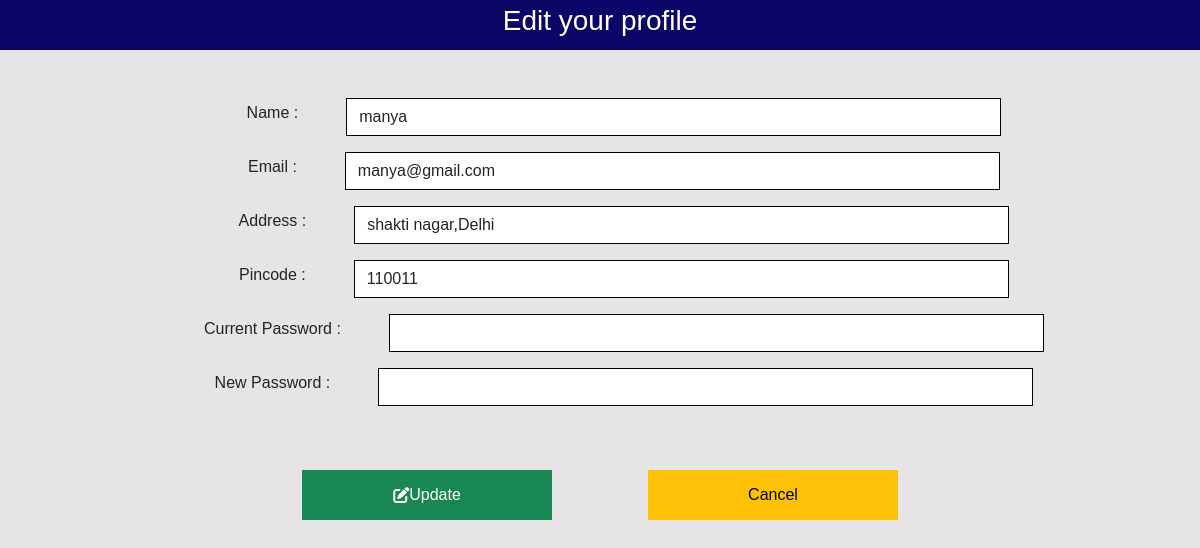
/profile/edit (signed in), run on the app's committed database.
### models.py (models this page shows)
class User(db.Model):
    id = db.Column(db.Integer, primary_key=True)
    name=db.Column(db.String(32), nullable=False)
    address = db.Column(db.String(100), nullable=False)
    pincode = db.Column(db.String(10), nullable=False)
    username = db.Column(db.String(32), unique=True, nullable=False)
    passhash = db.Column(db.String(256), nullable=False)
    is_admin = db.Column(db.Boolean, default=False)
    vehicles = db.relationship('Vehicle', backref='user', lazy=True)
    reserve_user= db.relationship('Reservation', backref='user', lazy=True)

### routes.py (the view)
@app.route('/profile/edit')
@auth_required
def edit_profile():
    user= User.query.get(session['user_id'])
    return render_template('editprofile.html',user=user)

### routes.py (called while the page is built)
def auth_required(f):
    @wraps(f) #create different function object
    def decorated_function(*args, **kwargs):
        if 'user_id' not in session:
            return redirect(url_for('login'))
        else:
            return f(*args, **kwargs)
    return decorated_function

### templates/editprofile.html (shortened to what this page needs)
{% extends 'layout.html' %}
{% block body %}
<div class="title mb-5 ">
    <h3 class="text-center">Edit your profile</h3>
</div>
{% endblock %}
{% block content %}
<div class="container-fluid">
    <form action="" method="post" class="form">
        <div class="d-flex align-items-center justify-content-center mb-3">
            <label for="name" class="form-label me-5 ms-5">Name :</label>
            <input type="text" class="form-control  fixed-width-input" id="name" name="name" value="{{ user.name }}"
                required>
        </div>
        <div class="d-flex align-items-center justify-content-center mb-3">
            <label for="username" class="form-label me-5 ms-5">Email :</label>
            <input type="text" class="form-control fixed-width-input" id="username" name="username"
                value="{{ user.username }}" required>
        </div>
        <div class="d-flex align-items-center justify-content-center mb-3">
            <label for="address" class="form-label me-5 ms-5">Address :</label>
            <input type="text" class="form-control fixed-width-input" id="address" name="address"
                value="{{ user.address }}" required>
        </div>
        <div class="d-flex align-items-center justify-content-center mb-3">
            <label for="pincode" class="form-label me-5 ms-5">Pincode :</label>
            <input type="text" class="form-control fixed-width-input" id="pincode" name="pincode"
                value="{{ user.pincode }}" required>
        </div>
        <div class="d-flex align-items-center justify-content-center mb-3">
            <label for="cpassword" class="form-label me-5 ms-5">Current Password :</label>
            <input type="password" class="form-control fixed-width-input" id="cpassword" name="cpassword" required>
        </div>
        <div class="d-flex align-items-center justify-content-center mb-3">
            <label for="npassword" class="form-label me-5 ms-5">New Password :</label>
            <input type="password" class="form-control fixed-width-input" id="npassword" name="npassword">
        </div>
        <div class=" form-group  d-flex justify-content-center mt-3">
            <button type="submit" class="btn btn-success newbtn me-5 mt-5">
                <i class="fa fa-edit" aria-hidden="true"> </i>
                Update
            </button>
            <a href="{{url_for('profile')}}" class="btn newbtn btn-warning ms-5 mt-5 ">Cancel</a>
        </div>
    </form>
</div>
{% endblock %}

### templates/layout.html (style rules this page uses)
body { font-family: Arial, sans-serif; background-color: #e6e4e4; }
.title { width: 100%; height: 50px; }
.form-control { border: 1px solid black; }
.newbtn { display: flex; justify-content: center; align-items: center; height: 50px; width: 250px; border-radius: 0%; text-align: center; }

### templates/editprofile.html (style rules this page uses)
.title { background-color: rgb(12, 5, 104); color: white; width: 100%; display: flex; justify-content: center; align-items: center; }
.fixed-width-input { width: 60% }
.form-control { border: 1px solid black; border-radius: 0px; }

### data on the page
User: name "manya", username "manya@gmail.com", address "shakti nagar,Delhi", pincode "110011"
